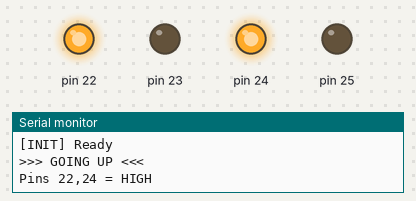
Simulated run of this sketch. Board: Arduino Mega 2560, built with avr-gcc and run on an emulated ATmega2560. On the bench: output pins drawn as LEDs (lit = HIGH), the last lines printed to the serial monitor.

Above: at 6.1 s.
At 15.1 s:
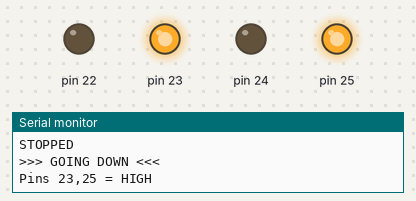
At 20.1 s:
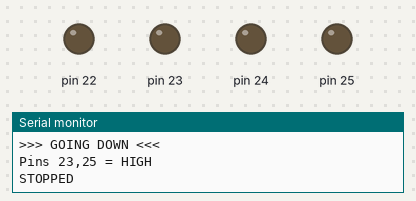
Timing chart, 0 to 26.8 s (numbered marks = the images above):
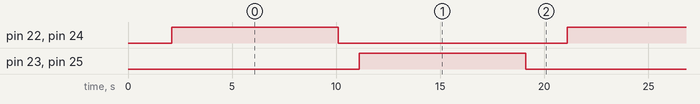

Measured:
- by itself, pin 22–25: alternates HIGH for 8.0 s and LOW for 11.0 s
- by itself, everything shown: repeats every 19.0 s, in 4 steps

The sketch:

test_variant2.ino
```cpp
/**
 * Arduino Mega - Variant 2 Test
 * UP: pins 22,24
 * DOWN: pins 23,25
 */

void setup() {
  Serial.begin(115200);
  delay(100);

  Serial.println("\n========================================");
  Serial.println("  VARIANT 2 TEST");
  Serial.println("  UP: pins 22,24");
  Serial.println("  DOWN: pins 23,25");
  Serial.println("========================================\n");

  pinMode(22, OUTPUT);
  pinMode(23, OUTPUT);
  pinMode(24, OUTPUT);
  pinMode(25, OUTPUT);

  digitalWrite(22, LOW);
  digitalWrite(23, LOW);
  digitalWrite(24, LOW);
  digitalWrite(25, LOW);

  Serial.println("[INIT] Ready\n");
  delay(2000);
}

void loop() {
  // ============ UP ============
  Serial.println(">>> GOING UP <<<");
  Serial.println("Pins 22,24 = HIGH");
  digitalWrite(22, HIGH);
  digitalWrite(23, LOW);
  digitalWrite(24, HIGH);
  digitalWrite(25, LOW);

  delay(8000);

  // STOP
  digitalWrite(22, LOW);
  digitalWrite(24, LOW);
  Serial.println("STOPPED\n");
  delay(1000);

  // ============ DOWN ============
  Serial.println(">>> GOING DOWN <<<");
  Serial.println("Pins 23,25 = HIGH");
  digitalWrite(22, LOW);
  digitalWrite(23, HIGH);
  digitalWrite(24, LOW);
  digitalWrite(25, HIGH);

  delay(8000);

  // STOP
  digitalWrite(23, LOW);
  digitalWrite(25, LOW);
  Serial.println("STOPPED\n");
  delay(1000);

  Serial.println("--- Cycle complete ---\n");
  delay(1000);
}
```
